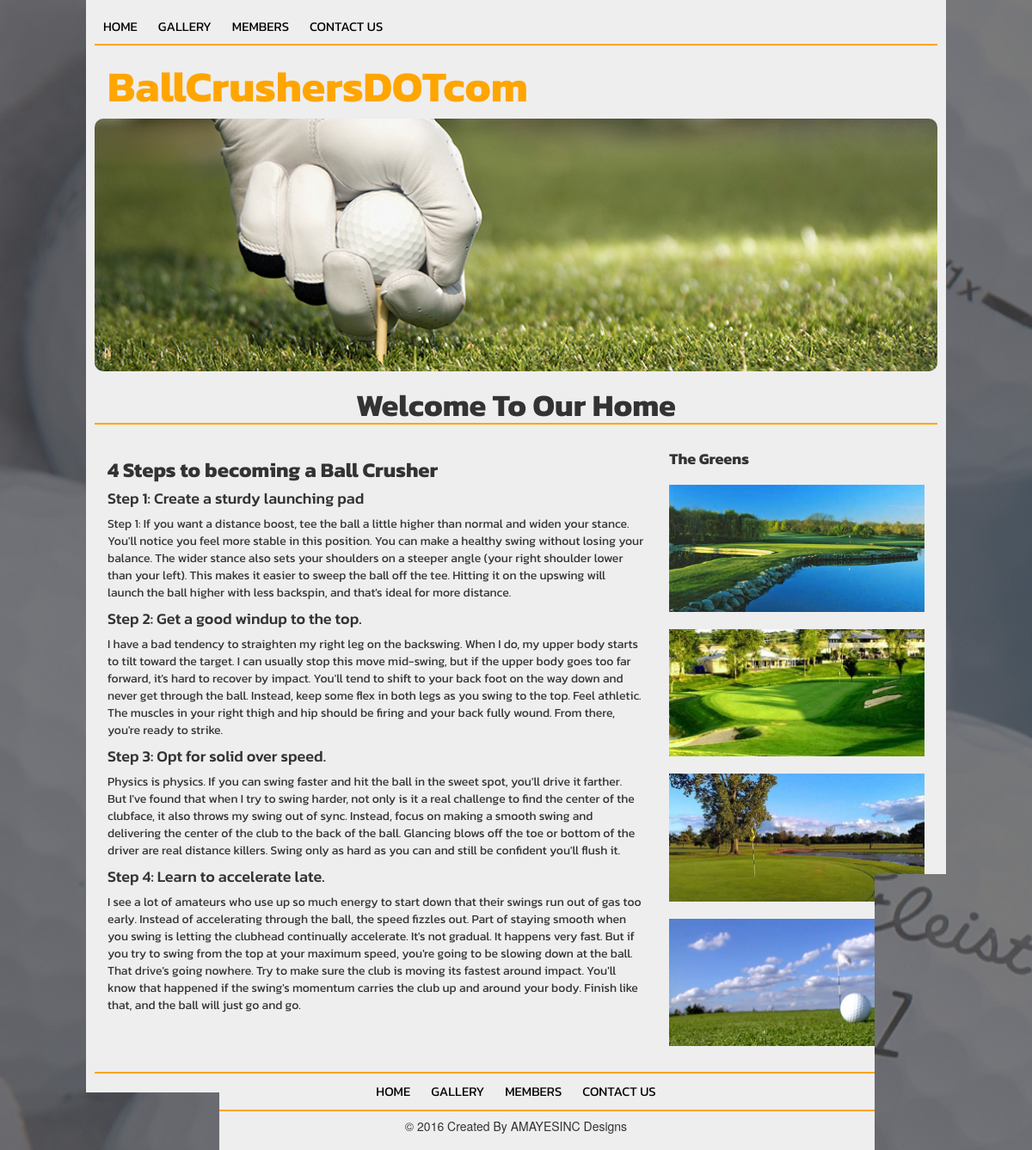
The page / on the database its author committed.
### tables this page shows
CREATE TABLE IF NOT EXISTS `bcTable` (
  `pageId` int(2) NOT NULL,
  `nav` varchar(20) NOT NULL,
  `splashImg` varchar(255) NOT NULL,
  `pageTitle` varchar(100) NOT NULL,
  `articleTitle` varchar(100) DEFAULT NULL,
  `articleText` text,
  `sideTitle` varchar(100) DEFAULT NULL,
  `sideImg1` varchar(255) DEFAULT NULL,
  `sideImg2` varchar(255) DEFAULT NULL,
  `sideImg3` varchar(255) DEFAULT NULL,
  `sideImg4` varchar(255) DEFAULT NULL
);

### index.php (the view, shortened to what this page needs)
<?php
	require('_php/req_globals.php');
	$webTitle = 'BallCrushersDOTcom';
	$boss = mysqli_query($con, 'SELECT * FROM bcTable WHERE pageId = 1');
	$worker = mysqli_fetch_assoc($boss);
?>
<!DOCTYPE html>
<html>
<head>
	<link rel="stylesheet" href="_css/bootstrap.min.css">
	<link rel="stylesheet" href="_css/styles.min.css">
</head>
		<?php include('_php/inc_nav_header.php'); ?>
		<img class="img-respond splashImg" src="<?php echo $worker['splashImg'];?>" >
		<h1 class="pageTitle"><?php echo $worker['pageTitle'];?></h1>
		<article class="col-xs-12 col-sm-12 col-md-8">
			<?php echo $worker['articleTitle'];?>
			<?php echo $worker['articleText'];?>
		</article>
			<sidebar class="col-xs-12 col-sm-12 col-md-4">
				<h4><?php echo $worker['sideTitle'];?></h4>
				<img class="img-respond" src="<?php echo $worker['sideImg1'];?>" width="300px" height="150px">
				<img class="img-respond" src="<?php echo $worker['sideImg2'];?>" width="300px" height="150px">
				<img class="img-respond" src="<?php echo $worker['sideImg3'];?>" width="300px" height="150px">
				<img class="img-respond" src="<?php echo $worker['sideImg4'];?>" width="300px" height="150px">
			</sidebar>
			<?php include('_php/inc_nav_footer.php'); ?>

### _php/inc_nav_header.php (shortened to what this page needs)
<body>
  <div id="container">
    <nav id="mainmenu">
      <div class="links">
        <a href="index.php">Home</a>
        <a href="gallery.php">Gallery</a>
        <a href="members.php">Members</a>
        <a href="contact.php">Contact Us</a>
      </div>
    </nav>
    <header class="col-xs-12">
      <h1 class="webTitle"><?php echo $webTitle; ?></h1>
    </header>

### _php/inc_nav_footer.php (shortened to what this page needs)
    <nav id="mainmenu2">
      <a href="index.php">Home</a>
      <a href="gallery.php">Gallery</a>
      <a href="members.php">Members</a>
      <a href="contact.php">Contact Us</a>
    </nav>
    <footer>
      <h5>&copy; 2016 Created By AMAYESINC Designs</h5>
    </footer>
  </div>
</body>
</html>

### rows shown on the page
bctable: splashImg (picture), pageTitle "Welcome To Our Home", articleTitle "4 Steps to becoming a Ball Crusher", articleText "Step 1: Create a sturdy launching pad Step 1: If you want a distance boost, tee the ball a little higher than normal and widen your stance. You'll notice you feel more stable in this position. You can make a healthy swing without losing your balance. The wider stance also sets your shoulders on a steeper angle (your right shoulder lower than your left). This makes it easier to sweep the ball off the tee. Hitting it on the upswing will launch the ball higher with less backspin, and that's ideal for more distance. Step 2: Get a good windup to the top. I have a bad tendency to straighten my right leg on the backswing. When I do, my upper body starts to tilt toward the target. I can usually…", sideTitle "The Greens", sideImg1 (picture), sideImg2 (picture), sideImg3 (picture), sideImg4 (picture)

### other values the page prints
$webTitle "BallCrushersDOTcom"
